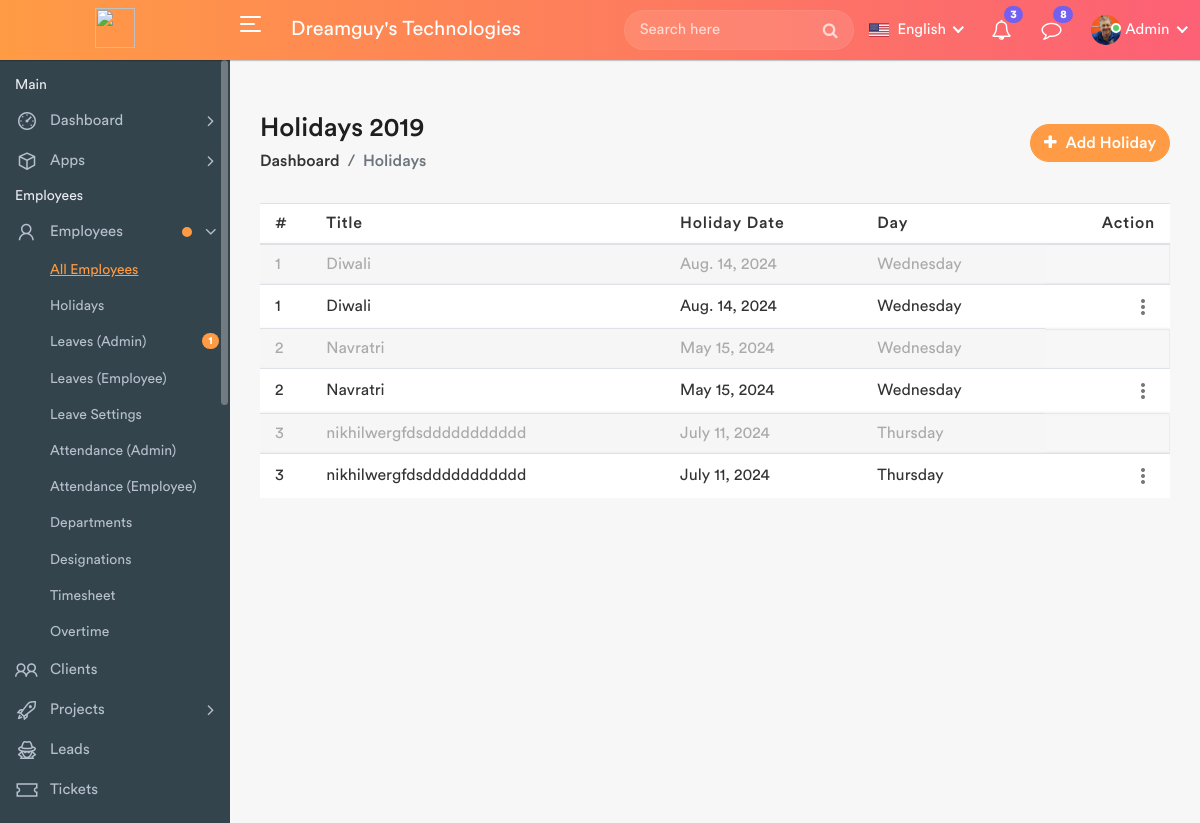
The page /holidays on the database its author committed.
### HRMS_APP/models.py (models this page shows, shortened)
class Holidays(models.Model):
    holiday_name = models.CharField(max_length=50)
    holiday_date = models.DateField(blank=True, null=True)

### HRMS_APP/views.py (the view, shortened to what this page needs)
# urls.py: path('holidays', views.holidays, name='holidays'),
def holidays(request):
    holidays = Holidays.objects.all()
    return render(request,"holidays.html",{'holidays':holidays})

### HRMS_APP/templates/holidays.html (shortened to what this page needs)
﻿{% extends "header.html" %}
{% load static %}
{% block content %}
            <div class="page-wrapper">
                <div class="content container-fluid">
					<div class="page-header">
						<div class="row align-items-center">
							<div class="col">
								<h3 class="page-title">Holidays 2019</h3>
								<ul class="breadcrumb">
									<li class="breadcrumb-item"><a href="index.html">Dashboard</a></li>
									<li class="breadcrumb-item active">Holidays</li>
								</ul>
							</div>
							<div class="col-auto float-right ml-auto">
								<a href="#" class="btn add-btn" data-toggle="modal" data-target="#add_holiday"><i class="fa fa-plus"></i> Add Holiday</a>
							</div>
						</div>
					</div>
					<div class="row">
						<div class="col-md-12">
							<div class="table-responsive">
								<table class="table table-striped custom-table mb-0">
									<thead>
										<tr>
											<th>#</th>
											<th>Title </th>
											<th>Holiday Date</th>
											<th>Day</th>
											<th class="text-right">Action</th>
										</tr>
									</thead>
									<tbody>
                                        {% for holiday in holidays %}
										<tr class="holiday-completed">
											<td>{{ forloop.counter }}</td>
											<td>{{ holiday.holiday_name }}</td>
											<td>{{ holiday.holiday_date }}</td>
											<td>{{ holiday.holiday_date|date:"l" }}</td>
										</tr>
										<tr class="holiday-upcoming">
											<td>{{ forloop.counter }}</td>
											<td>{{ holiday.holiday_name }}</td>
											<td>{{ holiday.holiday_date }}</td>
											<td>{{ holiday.holiday_date|date:"l" }}</td>
											<td class="text-right">
												<div class="dropdown dropdown-action">
													<a href="#" class="action-icon dropdown-toggle" data-toggle="dropdown" aria-expanded="false"><i class="material-icons">more_vert</i></a>
												</div>
											</td>
										</tr>
                                        {% endfor %}
									</tbody>
								</table>
							</div>
						</div>
					</div>
                </div>
            </div>
        </div>
{% endblock %}

### rows shown on the page
Holidays: holiday_name "Diwali", holiday_date "Aug. 14, 2024", holiday_date "Wednesday"
Holidays: holiday_name "Navratri", holiday_date "May 15, 2024", holiday_date "Wednesday"
Holidays: holiday_name "nikhilwergfdsddddddddddd", holiday_date "July 11, 2024", holiday_date "Thursday"
